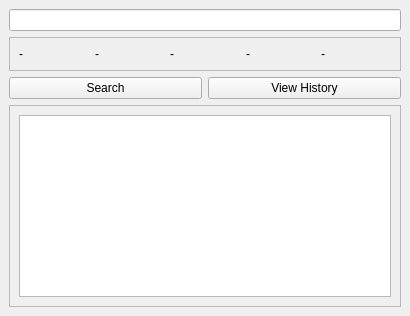
<?xml version="1.0" encoding="UTF-8"?>
<ui version="4.0">
 <class>MainWindow</class>
 <widget class="QMainWindow" name="MainWindow">
  <property name="geometry">
   <rect>
    <x>0</x>
    <y>0</y>
    <width>410</width>
    <height>316</height>
   </rect>
  </property>
  <property name="windowTitle">
   <string>MainWindow</string>
  </property>
  <widget class="QWidget" name="centralwidget">
   <layout class="QVBoxLayout" name="verticalLayout">
    <item>
     <widget class="QLineEdit" name="lineEdit"/>
    </item>
    <item>
     <layout class="QGridLayout" name="gridLayout">
      <item row="1" column="0">
       <widget class="QPushButton" name="searchBtn">
        <property name="text">
         <string>Search</string>
        </property>
       </widget>
      </item>
      <item row="1" column="1">
       <widget class="QPushButton" name="pushButton">
        <property name="text">
         <string>View History</string>
        </property>
       </widget>
      </item>
      <item row="0" column="0" colspan="2">
       <widget class="QFrame" name="frame">
        <property name="frameShape">
         <enum>QFrame::StyledPanel</enum>
        </property>
        <property name="frameShadow">
         <enum>QFrame::Raised</enum>
        </property>
        <layout class="QHBoxLayout" name="horizontalLayout_3">
         <item>
          <widget class="QLabel" name="label_1">
           <property name="text">
            <string>-</string>
           </property>
          </widget>
         </item>
         <item>
          <widget class="QLabel" name="label_2">
           <property name="text">
            <string>-</string>
           </property>
          </widget>
         </item>
         <item>
          <widget class="QLabel" name="label_3">
           <property name="text">
            <string>-</string>
           </property>
          </widget>
         </item>
         <item>
          <widget class="QLabel" name="label_4">
           <property name="text">
            <string>-</string>
           </property>
          </widget>
         </item>
         <item>
          <widget class="QLabel" name="label_5">
           <property name="text">
            <string>-</string>
           </property>
          </widget>
         </item>
        </layout>
       </widget>
      </item>
     </layout>
    </item>
    <item>
     <widget class="QScrollArea" name="scrollArea">
      <property name="widgetResizable">
       <bool>true</bool>
      </property>
      <widget class="QWidget" name="scrollAreaWidgetContents">
       <property name="geometry">
        <rect>
         <x>0</x>
         <y>0</y>
         <width>390</width>
         <height>185</height>
        </rect>
       </property>
       <layout class="QHBoxLayout" name="horizontalLayout_2">
        <item>
         <widget class="QTextBrowser" name="textBrowser"/>
        </item>
       </layout>
      </widget>
     </widget>
    </item>
   </layout>
  </widget>
 </widget>
 <resources/>
 <connections/>
</ui>
